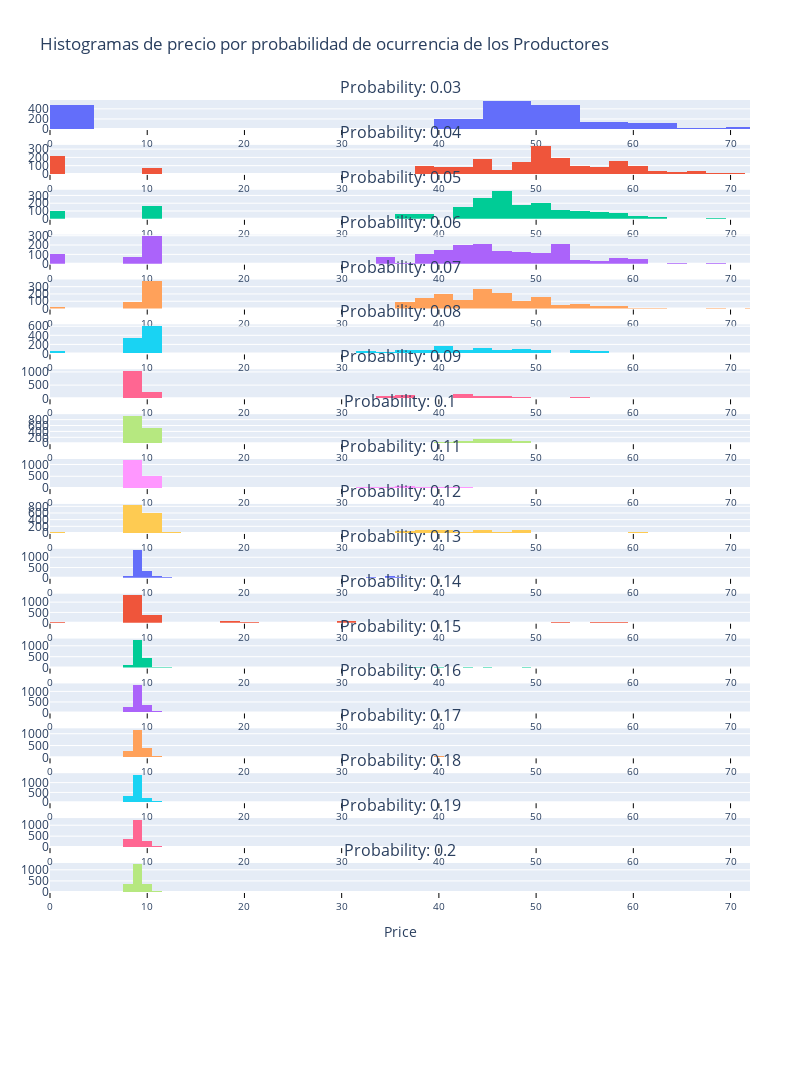

Here is the notebook cell this chart was saved with:
### Markdown cell above
Grafiquemos los resultados como histogramas

### Code cell
n_subplots = len(_probabilities)
fig = make_subplots(rows=n_subplots, cols=1, 
                    subplot_titles=[f'Probability: {prob}' for prob in _probabilities],
                    shared_xaxes=True,
                    vertical_spacing=0.02)

for i, prob in enumerate(_probabilities, 1):
    subset = prices_dataframe[prices_dataframe['probability'] == prob]
    fig.add_trace(
        go.Histogram(x=subset['price'], name=f'Prob {prob}'),
        row=i, col=1)

x_range = [prices_dataframe['price'].min(), prices_dataframe['price'].max()]

for i in range(1, n_subplots + 1):
    fig.update_xaxes(
        range=x_range, 
        row=i, 
        col=1,
        title_text="Price" if i == n_subplots else "",  # Only add "Price" label to the bottom subplot
        showticklabels=True,
        ticks="outside",
        ticklen=5,
        tickwidth=1,
        tickcolor='black',
        tickfont=dict(size=10))

fig.update_layout(
    height=250 * n_subplots,
    width=800, 
    title_text="Histogramas de precio por probabilidad de ocurrencia de los Productores",
    showlegend=False,
    margin=dict(t=100, b=50, l=50, r=50))
fig.show()

### Figure 1 — Plotly figure (JSON) as saved in the notebook; plotly's stock layout.template omitted (floating-point values rounded to 4 significant figures; data arrays with more than 128 entries replaced by an {"elided": "..."} marker saying what was removed)
{"data": [{"name": "Prob 0.03", "type": "histogram", "x": {"elided": "2000 int values"}, "xaxis": "x", "yaxis": "y"}, {"name": "Prob 0.04", "type": "histogram", "x": {"elided": "2000 int values"}, "xaxis": "x2", "yaxis": "y2"}, {"name": "Prob 0.05", "type": "histogram", "x": {"elided": "2000 int values"}, "xaxis": "x3", "yaxis": "y3"}, {"name": "Prob 0.06", "type": "histogram", "x": {"elided": "2000 int values"}, "xaxis": "x4", "yaxis": "y4"}, {"name": "Prob 0.07", "type": "histogram", "x": {"elided": "2000 int values"}, "xaxis": "x5", "yaxis": "y5"}, {"name": "Prob 0.08", "type": "histogram", "x": {"elided": "2000 int values"}, "xaxis": "x6", "yaxis": "y6"}, {"name": "Prob 0.09", "type": "histogram", "x": {"elided": "2000 int values"}, "xaxis": "x7", "yaxis": "y7"}, {"name": "Prob 0.1", "type": "histogram", "x": {"elided": "2000 int values"}, "xaxis": "x8", "yaxis": "y8"}, {"name": "Prob 0.11", "type": "histogram", "x": {"elided": "2000 int values"}, "xaxis": "x9", "yaxis": "y9"}, {"name": "Prob 0.12", "type": "histogram", "x": {"elided": "2000 int values"}, "xaxis": "x10", "yaxis": "y10"}, {"name": "Prob 0.13", "type": "histogram", "x": {"elided": "2000 int values"}, "xaxis": "x11", "yaxis": "y11"}, {"name": "Prob 0.14", "type": "histogram", "x": {"elided": "2000 int values"}, "xaxis": "x12", "yaxis": "y12"}, {"name": "Prob 0.15", "type": "histogram", "x": {"elided": "2000 int values"}, "xaxis": "x13", "yaxis": "y13"}, {"name": "Prob 0.16", "type": "histogram", "x": {"elided": "2000 int values"}, "xaxis": "x14", "yaxis": "y14"}, {"name": "Prob 0.17", "type": "histogram", "x": {"elided": "2000 int values"}, "xaxis": "x15", "yaxis": "y15"}, {"name": "Prob 0.18", "type": "histogram", "x": {"elided": "2000 int values"}, "xaxis": "x16", "yaxis": "y16"}, {"name": "Prob 0.19", "type": "histogram", "x": {"elided": "2000 int values"}, "xaxis": "x17", "yaxis": "y17"}, {"name": "Prob 0.2", "type": "histogram", "x": {"elided": "2000 int values"}, "xaxis": "x18", "yaxis": "y18"}], "layout": {"annotations": [{"font": {"size": 16}, "showarrow": false, "text": "Probability: 0.03", "x": 0.5, "xanchor": "center", "xref": "paper", "y": 1.0, "yanchor": "bottom", "yref": "paper"}, {"font": {"size": 16}, "showarrow": false, "text": "Probability: 0.04", "x": 0.5, "xanchor": "center", "xref": "paper", "y": 0.9433, "yanchor": "bottom", "yref": "paper"}, {"font": {"size": 16}, "showarrow": false, "text": "Probability: 0.05", "x": 0.5, "xanchor": "center", "xref": "paper", "y": 0.8867, "yanchor": "bottom", "yref": "paper"}, {"font": {"size": 16}, "showarrow": false, "text": "Probability: 0.06", "x": 0.5, "xanchor": "center", "xref": "paper", "y": 0.83, "yanchor": "bottom", "yref": "paper"}, {"font": {"size": 16}, "showarrow": false, "text": "Probability: 0.07", "x": 0.5, "xanchor": "center", "xref": "paper", "y": 0.7733, "yanchor": "bottom", "yref": "paper"}, {"font": {"size": 16}, "showarrow": false, "text": "Probability: 0.08", "x": 0.5, "xanchor": "center", "xref": "paper", "y": 0.7167, "yanchor": "bottom", "yref": "paper"}, {"font": {"size": 16}, "showarrow": false, "text": "Probability: 0.09", "x": 0.5, "xanchor": "center", "xref": "paper", "y": 0.66, "yanchor": "bottom", "yref": "paper"}, {"font": {"size": 16}, "showarrow": false, "text": "Probability: 0.1", "x": 0.5, "xanchor": "center", "xref": "paper", "y": 0.6033, "yanchor": "bottom", "yref": "paper"}, {"font": {"size": 16}, "showarrow": false, "text": "Probability: 0.11", "x": 0.5, "xanchor": "center", "xref": "paper", "y": 0.5467, "yanchor": "bottom", "yref": "paper"}, {"font": {"size": 16}, "showarrow": false, "text": "Probability: 0.12", "x": 0.5, "xanchor": "center", "xref": "paper", "y": 0.49, "yanchor": "bottom", "yref": "paper"}, {"font": {"size": 16}, "showarrow": false, "text": "Probability: 0.13", "x": 0.5, "xanchor": "center", "xref": "paper", "y": 0.4333, "yanchor": "bottom", "yref": "paper"}, {"font": {"size": 16}, "showarrow": false, "text": "Probability: 0.14", "x": 0.5, "xanchor": "center", "xref": "paper", "y": 0.3767, "yanchor": "bottom", "yref": "paper"}, {"font": {"size": 16}, "showarrow": false, "text": "Probability: 0.15", "x": 0.5, "xanchor": "center", "xref": "paper", "y": 0.32, "yanchor": "bottom", "yref": "paper"}, {"font": {"size": 16}, "showarrow": false, "text": "Probability: 0.16", "x": 0.5, "xanchor": "center", "xref": "paper", "y": 0.2633, "yanchor": "bottom", "yref": "paper"}, {"font": {"size": 16}, "showarrow": false, "text": "Probability: 0.17", "x": 0.5, "xanchor": "center", "xref": "paper", "y": 0.2067, "yanchor": "bottom", "yref": "paper"}, {"font": {"size": 16}, "showarrow": false, "text": "Probability: 0.18", "x": 0.5, "xanchor": "center", "xref": "paper", "y": 0.15, "yanchor": "bottom", "yref": "paper"}, {"font": {"size": 16}, "showarrow": false, "text": "Probability: 0.19", "x": 0.5, "xanchor": "center", "xref": "paper", "y": 0.09333, "yanchor": "bottom", "yref": "paper"}, {"font": {"size": 16}, "showarrow": false, "text": "Probability: 0.2", "x": 0.5, "xanchor": "center", "xref": "paper", "y": 0.03667, "yanchor": "bottom", "yref": "paper"}], "height": 4500, "margin": {"b": 200, "l": 50, "r": 50, "t": 100}, "showlegend": false, "title": {"text": "Histogramas de precio por probabilidad de ocurrencia de los Productores"}, "width": 800, "xaxis": {"anchor": "y", "domain": [0, 1], "matches": "x18", "range": [0, 72], "showticklabels": true, "tickcolor": "black", "tickfont": {"size": 10}, "ticklen": 5, "ticks": "outside", "tickwidth": 1, "title": {"text": ""}}, "xaxis10": {"anchor": "y10", "domain": [0, 1], "matches": "x18", "range": [0, 72], "showticklabels": true, "tickcolor": "black", "tickfont": {"size": 10}, "ticklen": 5, "ticks": "outside", "tickwidth": 1, "title": {"text": ""}}, "xaxis11": {"anchor": "y11", "domain": [0, 1], "matches": "x18", "range": [0, 72], "showticklabels": true, "tickcolor": "black", "tickfont": {"size": 10}, "ticklen": 5, "ticks": "outside", "tickwidth": 1, "title": {"text": ""}}, "xaxis12": {"anchor": "y12", "domain": [0, 1], "matches": "x18", "range": [0, 72], "showticklabels": true, "tickcolor": "black", "tickfont": {"size": 10}, "ticklen": 5, "ticks": "outside", "tickwidth": 1, "title": {"text": ""}}, "xaxis13": {"anchor": "y13", "domain": [0, 1], "matches": "x18", "range": [0, 72], "showticklabels": true, "tickcolor": "black", "tickfont": {"size": 10}, "ticklen": 5, "ticks": "outside", "tickwidth": 1, "title": {"text": ""}}, "xaxis14": {"anchor": "y14", "domain": [0, 1], "matches": "x18", "range": [0, 72], "showticklabels": true, "tickcolor": "black", "tickfont": {"size": 10}, "ticklen": 5, "ticks": "outside", "tickwidth": 1, "title": {"text": ""}}, "xaxis15": {"anchor": "y15", "domain": [0, 1], "matches": "x18", "range": [0, 72], "showticklabels": true, "tickcolor": "black", "tickfont": {"size": 10}, "ticklen": 5, "ticks": "outside", "tickwidth": 1, "title": {"text": ""}}, "xaxis16": {"anchor": "y16", "domain": [0, 1], "matches": "x18", "range": [0, 72], "showticklabels": true, "tickcolor": "black", "tickfont": {"size": 10}, "ticklen": 5, "ticks": "outside", "tickwidth": 1, "title": {"text": ""}}, "xaxis17": {"anchor": "y17", "domain": [0, 1], "matches": "x18", "range": [0, 72], "showticklabels": true, "tickcolor": "black", "tickfont": {"size": 10}, "ticklen": 5, "ticks": "outside", "tickwidth": 1, "title": {"text": ""}}, "xaxis18": {"anchor": "y18", "domain": [0, 1], "range": [0, 72], "showticklabels": true, "tickcolor": "black", "tickfont": {"size": 10}, "ticklen": 5, "ticks": "outside", "tickwidth": 1, "title": {"text": "Price"}}, "xaxis2": {"anchor": "y2", "domain": [0, 1], "matches": "x18", "range": [0, 72], "showticklabels": true, "tickcolor": "black", "tickfont": {"size": 10}, "ticklen": 5, "ticks": "outside", "tickwidth": 1, "title": {"text": ""}}, "xaxis3": {"anchor": "y3", "domain": [0, 1], "matches": "x18", "range": [0, 72], "showticklabels": true, "tickcolor": "black", "tickfont": {"size": 10}, "ticklen": 5, "ticks": "outside", "tickwidth": 1, "title": {"text": ""}}, "xaxis4": {"anchor": "y4", "domain": [0, 1], "matches": "x18", "range": [0, 72], "showticklabels": true, "tickcolor": "black", "tickfont": {"size": 10}, "ticklen": 5, "ticks": "outside", "tickwidth": 1, "title": {"text": ""}}, "xaxis5": {"anchor": "y5", "domain": [0, 1], "matches": "x18", "range": [0, 72], "showticklabels": true, "tickcolor": "black", "tickfont": {"size": 10}, "ticklen": 5, "ticks": "outside", "tickwidth": 1, "title": {"text": ""}}, "xaxis6": {"anchor": "y6", "domain": [0, 1], "matches": "x18", "range": [0, 72], "showticklabels": true, "tickcolor": "black", "tickfont": {"size": 10}, "ticklen": 5, "ticks": "outside", "tickwidth": 1, "title": {"text": ""}}, "xaxis7": {"anchor": "y7", "domain": [0, 1], "matches": "x18", "range": [0, 72], "showticklabels": true, "tickcolor": "black", "tickfont": {"size": 10}, "ticklen": 5, "ticks": "outside", "tickwidth": 1, "title": {"text": ""}}, "xaxis8": {"anchor": "y8", "domain": [0, 1], "matches": "x18", "range": [0, 72], "showticklabels": true, "tickcolor": "black", "tickfont": {"size": 10}, "ticklen": 5, "ticks": "outside", "tickwidth": 1, "title": {"text": ""}}, "xaxis9": {"anchor": "y9", "domain": [0, 1], "matches": "x18", "range": [0, 72], "showticklabels": true, "tickcolor": "black", "tickfont": {"size": 10}, "ticklen": 5, "ticks": "outside", "tickwidth": 1, "title": {"text": ""}}, "yaxis": {"anchor": "x", "domain": [0.9633, 1.0]}, "yaxis10": {"anchor": "x10", "domain": [0.4533, 0.49]}, "yaxis11": {"anchor": "x11", "domain": [0.3967, 0.4333]}, "yaxis12": {"anchor": "x12", "domain": [0.34, 0.3767]}, "yaxis13": {"anchor": "x13", "domain": [0.2833, 0.32]}, "yaxis14": {"anchor": "x14", "domain": [0.2267, 0.2633]}, "yaxis15": {"anchor": "x15", "domain": [0.17, 0.2067]}, "yaxis16": {"anchor": "x16", "domain": [0.1133, 0.15]}, "yaxis17": {"anchor": "x17", "domain": [0.05667, 0.09333]}, "yaxis18": {"anchor": "x18", "domain": [0, 0.03667]}, "yaxis2": {"anchor": "x2", "domain": [0.9067, 0.9433]}, "yaxis3": {"anchor": "x3", "domain": [0.85, 0.8867]}, "yaxis4": {"anchor": "x4", "domain": [0.7933, 0.83]}, "yaxis5": {"anchor": "x5", "domain": [0.7367, 0.7733]}, "yaxis6": {"anchor": "x6", "domain": [0.68, 0.7167]}, "yaxis7": {"anchor": "x7", "domain": [0.6233, 0.66]}, "yaxis8": {"anchor": "x8", "domain": [0.5667, 0.6033]}, "yaxis9": {"anchor": "x9", "domain": [0.51, 0.5467]}}}
